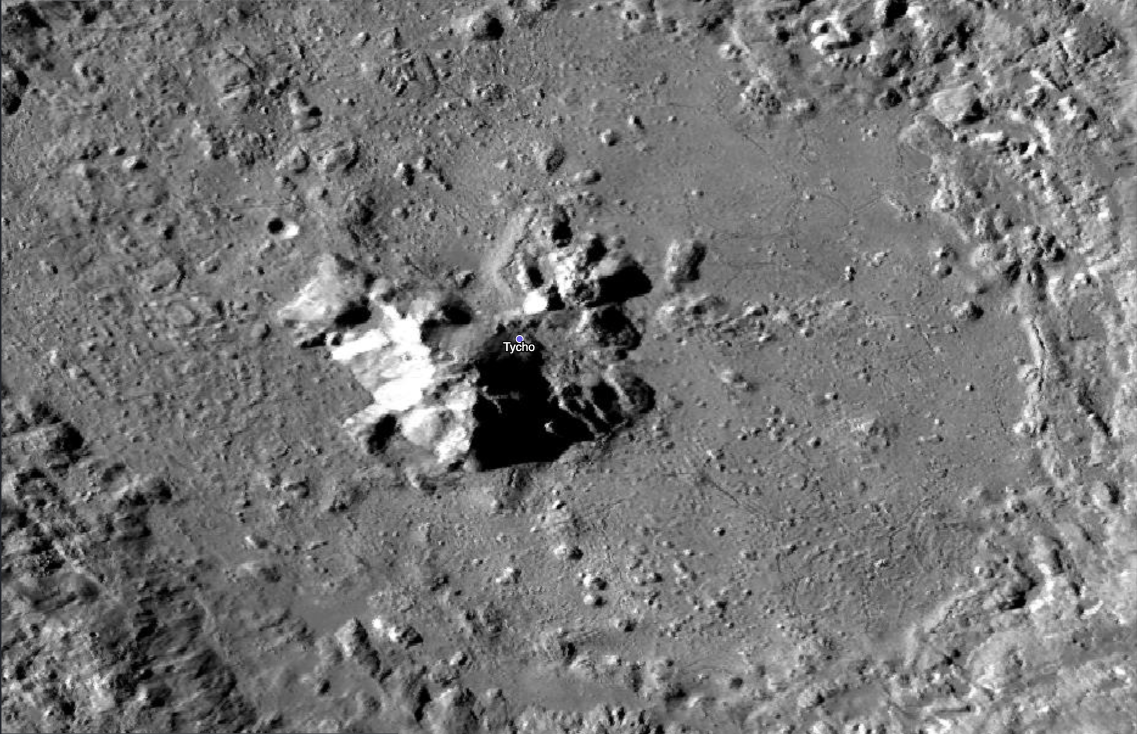
#> input picture data/source/real_source.png, 2274 x 1468 px (shown at 1/2 size)
$ python -i pair_characterization.py   (imports and definitions only)   (older library calls are emulated)
#> lines starting #> are read from the running program, lines starting #| are printed output that depends on the picture
#> further down, picture is the input picture: shape (1468, 2274, 3); mean B, G, R 117.3, 117.2, 117.3
"""
Image-Pair Characterization Module for Lunar Remote Sensing.
Analyzes pair properties prior to registration:
- Texture strength (rich / medium / weak)
- Illumination difference (histogram divergence, shadow area discrepancy)
- Scale difference (spectral power distribution)
- Geometric displacement proxy
- Terrain complexity / relief proxy (gradient density, edge density)

NOTE: Relief proxy is strictly an observable image-based textural feature,
NOT true topographic elevation or Digital Elevation Model (DEM) data.
"""

from typing import Dict, Any, Tuple
import cv2
import numpy as np


def compute_texture_strength(image: np.ndarray) -> Dict[str, Any]:
    """
    Compute image texture strength using spatial variance, Shannon entropy, and gradient density.
    """
    gray = image if len(image.shape) == 2 else cv2.cvtColor(image, cv2.COLOR_BGR2GRAY)
    variance = float(np.var(gray))
#> variance = 1661.4

    # Shannon entropy of normalized histogram
    hist = cv2.calcHist([gray], [0], None, [256], [0, 256]).ravel()
#> hist = 256 values, max 58387 at index 122, min 845 at index 237, mean 13040
    hist_norm = hist / (hist.sum() + 1e-7)
#> hist_norm = 256 values, max 0.0175 at index 122, min 0.000253 at index 237, mean 0.00391
    non_zeros = hist_norm[hist_norm > 0]
#> non_zeros has the same summary as hist_norm
    entropy = float(-np.sum(non_zeros * np.log2(non_zeros)))
#> entropy = 7.17

    # Gradient density
    gx = cv2.Sobel(gray, cv2.CV_32F, 1, 0, ksize=3)
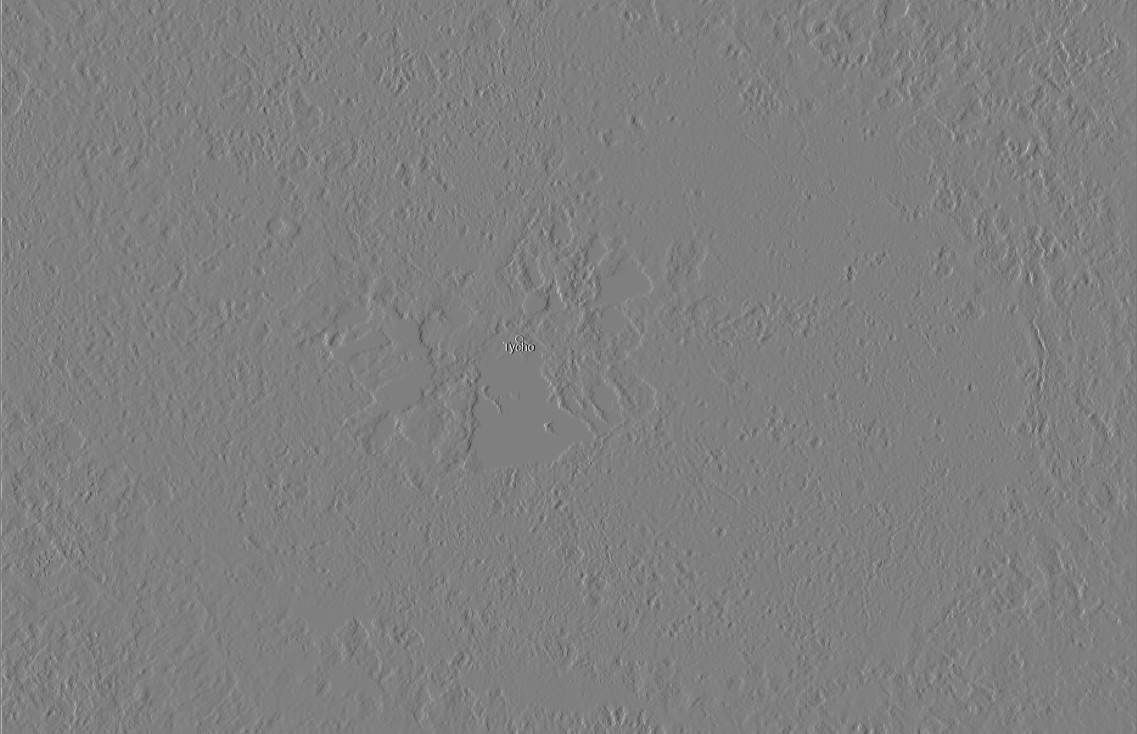
#> gx: shape (1468, 2274) float32 (shown at 1/2 size); min -1020, max 1020, mean 0.4; drawn with min black and max white
    gy = cv2.Sobel(gray, cv2.CV_32F, 0, 1, ksize=3)
    mag = np.sqrt(gx ** 2 + gy ** 2)
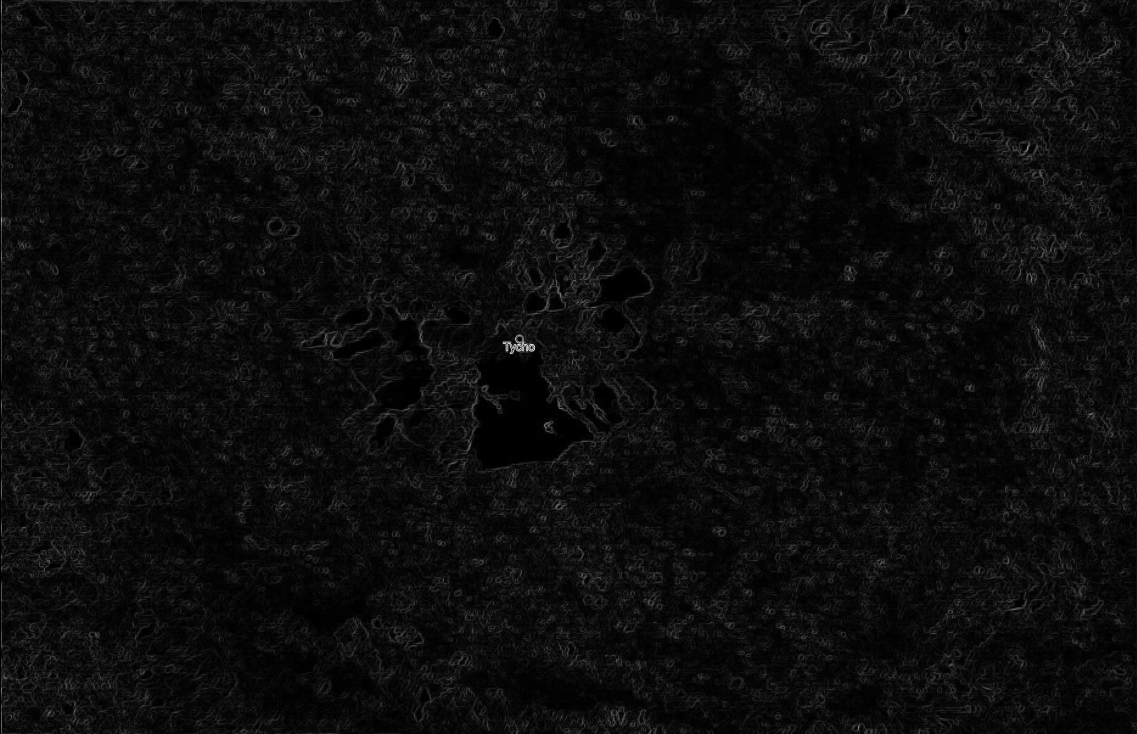
#> mag: shape (1468, 2274) float32 (shown at 1/2 size); min 0, max 1128.1, mean 56.8; drawn with min black and max white
    gradient_density = float(np.mean(mag > 20.0))
#> gradient_density = 0.796

    if variance > 1200 and entropy > 6.5 and gradient_density > 0.15:
        level = "texture_rich"
    elif variance > 300 and entropy > 5.0:
        level = "medium_texture"
    else:
        level = "weak_texture"

    return {
        "level": level,
        "spatial_variance": round(variance, 2),
        "shannon_entropy": round(entropy, 3),
        "gradient_density": round(gradient_density, 4),
    }


# [154 lines left out: functions compute_illumination_difference, compute_spectral_scale_proxy, compute_terrain_relief_proxy, characterize_image_pair, not called in this run]

>>> import cv2
>>> picture = cv2.imread('../../../data/source/real_source.png')
>>> result = compute_texture_strength(picture)
#> result = {'level': 'texture_rich', 'spatial_variance': 1661.4, 'shannon_entropy': 7.17, 'gradient_density': 0.796}
